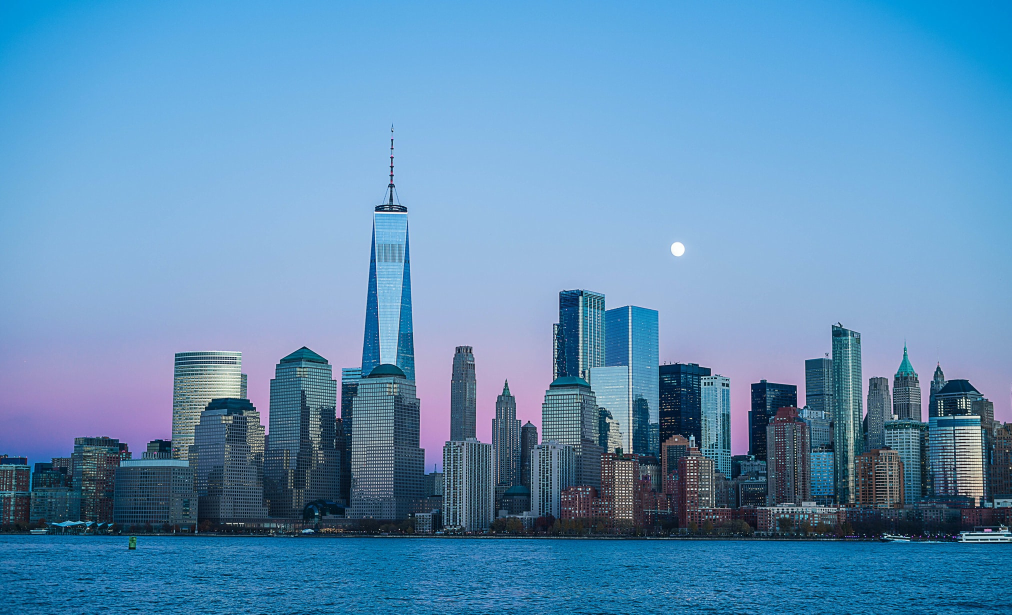
#> input picture city.jpeg, 2024 x 1229 px (shown at 1/2 size)
$ python -i lambda_function.py   (imports and definitions only)
#> lines starting #> are read from the running program, lines starting #| are printed output that depends on the picture
#> further down, picture is the input picture: PIL image 2024x1229 RGB; mean R, G, B 94.1, 143.1, 182.3
import json
from PIL import Image, ImageDraw
from io import BytesIO
import base64
import math

def reduceImage(img, maxSize = 600):
    finalImg = img
    x = img.size[0]
    y = img.size[1]
    if x > maxSize or y > maxSize:
        if img.size[0] >= img.size[1]:
            factor = maxSize / x
            finalImg = img.resize((maxSize, int(y * factor)))
    return finalImg

def convert_dot_matrix_color_pick(img, color1 = (0, 0, 0), color2 = (255, 255, 255), pixelsize = 7):
#> called with color1 = (0, 0, 0), color2 = (255, 255, 255), pixelsize = 7
    img = img.resize((img.size[0] - (img.size[0] % pixelsize), img.size[1] - (img.size[1] % pixelsize)))
    finalimg = Image.new("RGBA", img.size, color1)
    draw = ImageDraw.Draw(finalimg)

    hi = 0
    lo = 255
    for x in range(img.size[0]):
        for y in range(img.size[1]):
            pix = img.getpixel((x, y))
            val = (pix[0] + pix[1] + pix[2]) / 3
            if val > hi:
                hi = val
            if val < lo:
                lo = val
#> after the loop, hi = 255; lo = 0
    valrange = hi - lo
#> valrange = 255

    for x in range(0, img.size[0], pixelsize):
        for y in range(0, img.size[1], pixelsize):
            dotavg = 0
            ctr = 0
            for xx in range(x, x + pixelsize):
                for yy in range(y, y + pixelsize):
                    pxl = img.getpixel((xx, yy))
                    dotavg += (pxl[0] + pxl[1] + pxl[2]) / 3
                    ctr += 1
            dotavg /= ctr

            circlesize = math.floor(9 * ((dotavg * (valrange / 255)) / 255))

            if circlesize == 1:
                draw.point((x + (pixelsize / 2), y + (pixelsize / 2)), color2)
            else:
                xx = x + math.floor((pixelsize / 2) - (circlesize / 2))
                yy = y + math.floor((pixelsize / 2) - (circlesize / 2))
                draw.ellipse([xx, yy, xx + circlesize, yy + circlesize], color2, color2)

    return finalimg

def lambda_handler(event, context):
    print(event)
    data = json.loads(event['body'])
    base64Bytes = data['image'].split(',')[1]
    image = Image.open(BytesIO(base64.b64decode(base64Bytes)))

    color1 = data['color1']
    color2 = data['color2']
    pixelsize = data['pixelsize']
    image = reduceImage(image)
    image = convert_dot_matrix_color_pick(image, color1, color2, pixelsize)

    buffered = BytesIO()
    image.save(buffered, format="PNG")
    img_str = base64.b64encode(buffered.getvalue()).decode('utf')

    return {
        'statusCode': 200,
        'body': json.dumps(img_str),
        'headers': {
            "Access-Control-Allow-Headers" : "Content-Type,Access-Control-Allow-Origin",
            "Access-Control-Allow-Origin": "*",
            "Access-Control-Allow-Methods": "OPTIONS,POST,GET"
        },
    }

>>> from PIL import Image
>>> picture = Image.open('../../city.jpeg')
>>> result = convert_dot_matrix_color_pick(picture)
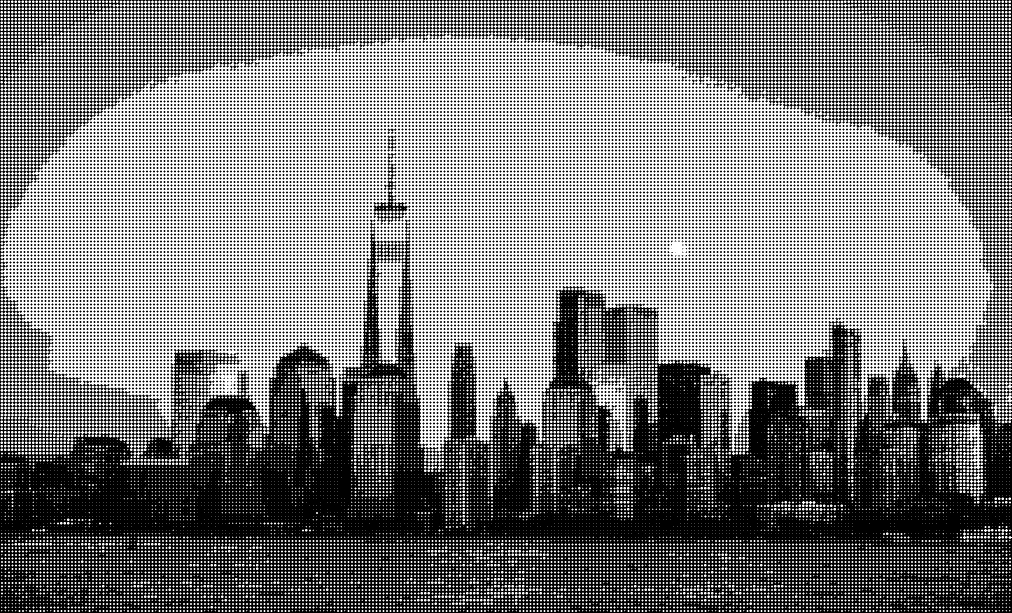
#> result: PIL image 2023x1225 RGBA (shown at 1/2 size); mean R, G, B, A 124.7, 124.7, 124.7, 255

$ run again, on skull.jpg
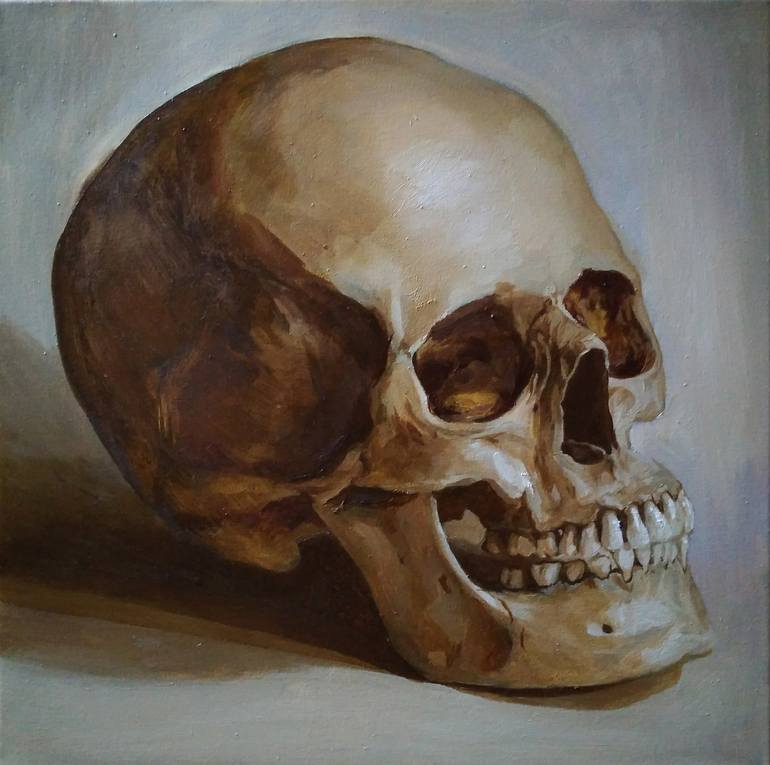
#> input picture skull.jpg, 770 x 765 px
#> picture is the input picture: PIL image 770x765 RGB; mean R, G, B 105.7, 96, 86
#> after the loop in convert_dot_matrix_color_pick, `for x in range(img.size[0]):`: hi = 240.7; lo = 4.33
#> valrange = 236.3
#> `result = convert_dot_matrix_color_pick(picture)`:
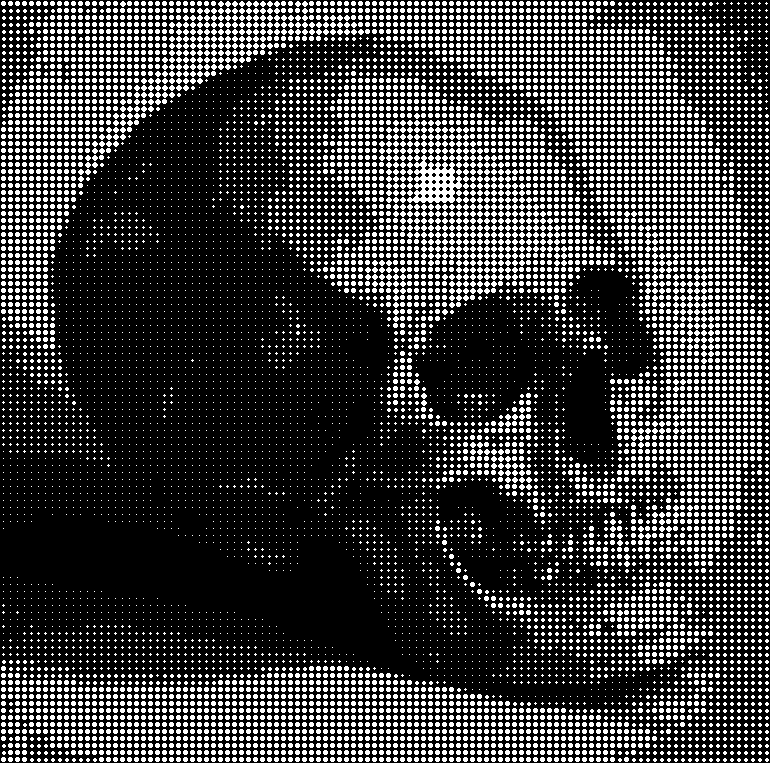
#> result: PIL image 770x763 RGBA; mean R, G, B, A 58.7, 58.7, 58.7, 255

$ run again, on skull2.jpg
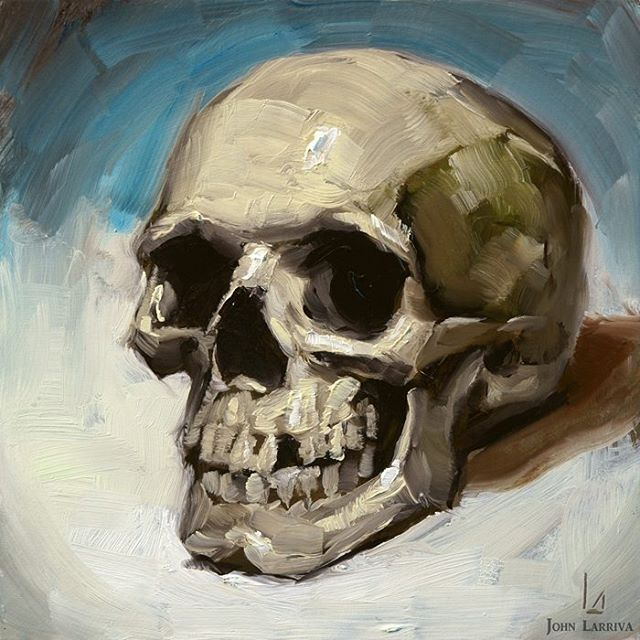
#> input picture skull2.jpg, 640 x 640 px
#> picture is the input picture: PIL image 640x640 RGB; mean R, G, B 135.5, 135.2, 122
#> after the loop in convert_dot_matrix_color_pick, `for x in range(img.size[0]):`: hi = 255; lo = 0
#> valrange = 255
#> `result = convert_dot_matrix_color_pick(picture)`:
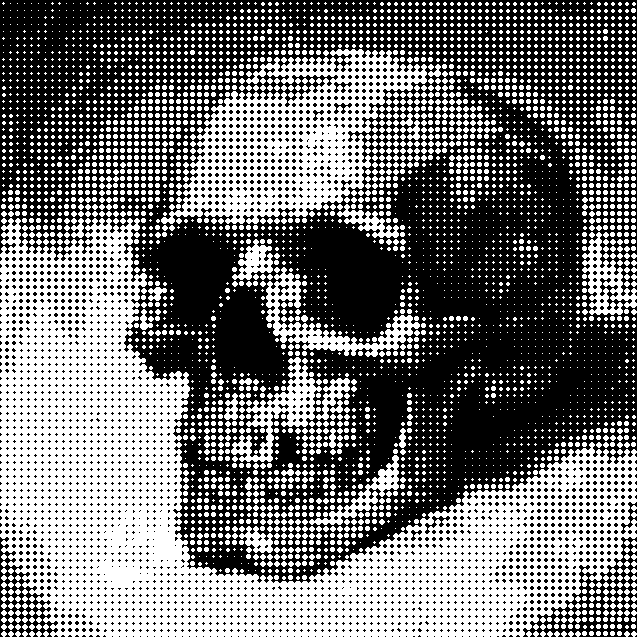
#> result: PIL image 637x637 RGBA; mean R, G, B, A 114.3, 114.3, 114.3, 255
